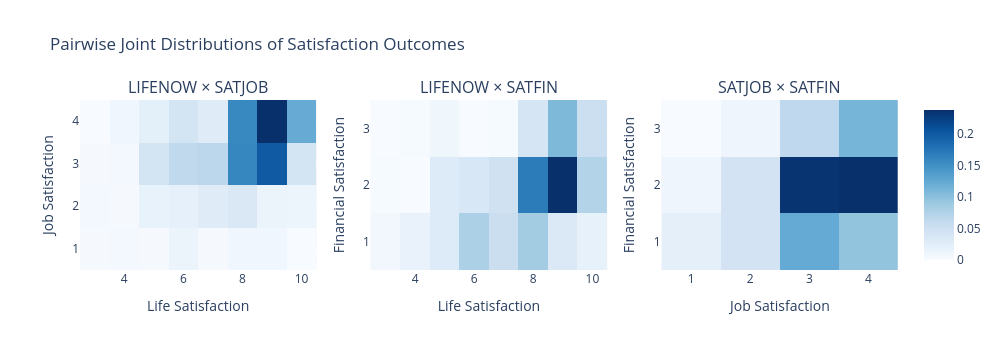

Source (notebook cell):
### Code cell
# Visualize pairwise joint distributions
fig = make_subplots(rows=1, cols=3, subplot_titles=[
    'LIFENOW × SATJOB', 'LIFENOW × SATFIN', 'SATJOB × SATFIN'
])

# LIFENOW × SATJOB
crosstab1 = pd.crosstab(df_analysis['satjob'], df_analysis['lifenow'], normalize='all')
fig.add_trace(go.Heatmap(
    z=crosstab1.values,
    x=crosstab1.columns.astype(int),
    y=crosstab1.index.astype(int),
    colorscale='Blues',
    showscale=False
), row=1, col=1)

# LIFENOW × SATFIN
crosstab2 = pd.crosstab(df_analysis['satfin'], df_analysis['lifenow'], normalize='all')
fig.add_trace(go.Heatmap(
    z=crosstab2.values,
    x=crosstab2.columns.astype(int),
    y=crosstab2.index.astype(int),
    colorscale='Blues',
    showscale=False
), row=1, col=2)

# SATJOB × SATFIN
crosstab3 = pd.crosstab(df_analysis['satfin'], df_analysis['satjob'], normalize='all')
fig.add_trace(go.Heatmap(
    z=crosstab3.values,
    x=crosstab3.columns.astype(int),
    y=crosstab3.index.astype(int),
    colorscale='Blues',
    showscale=True
), row=1, col=3)

fig.update_xaxes(title_text='Life Satisfaction', row=1, col=1)
fig.update_yaxes(title_text='Job Satisfaction', row=1, col=1)
fig.update_xaxes(title_text='Life Satisfaction', row=1, col=2)
fig.update_yaxes(title_text='Financial Satisfaction', row=1, col=2)
fig.update_xaxes(title_text='Job Satisfaction', row=1, col=3)
fig.update_yaxes(title_text='Financial Satisfaction', row=1, col=3)

fig.update_layout(
    title='Pairwise Joint Distributions of Satisfaction Outcomes',
    height=350, width=1000
)
fig.show()

### Figure 1 — Plotly figure (JSON) as saved in the notebook; plotly's stock layout.template omitted (floating-point values rounded to 4 significant figures)
{"data": [{"colorscale": [[0, "rgb(247,251,255)"], [0.125, "rgb(222,235,247)"], [0.25, "rgb(198,219,239)"], [0.375, "rgb(158,202,225)"], [0.5, "rgb(107,174,214)"], [0.625, "rgb(66,146,198)"], [0.75, "rgb(33,113,181)"], [0.875, "rgb(8,81,156)"], [1, "rgb(8,48,107)"]], "showscale": false, "type": "heatmap", "x": [3, 4, 5, 6, 7, 8, 9, 10], "xaxis": "x", "y": [1, 2, 3, 4], "yaxis": "y", "z": [[0.002088, 0.004175, 0.002088, 0.01044, 0.002088, 0.006263, 0.006263, 0.0], [0.004175, 0.002088, 0.01253, 0.01461, 0.02088, 0.02505, 0.01044, 0.008351], [0.002088, 0.004175, 0.03132, 0.04593, 0.04802, 0.1148, 0.1441, 0.03132], [0.0, 0.006263, 0.0167, 0.03132, 0.02088, 0.1127, 0.1712, 0.08768]]}, {"colorscale": [[0, "rgb(247,251,255)"], [0.125, "rgb(222,235,247)"], [0.25, "rgb(198,219,239)"], [0.375, "rgb(158,202,225)"], [0.5, "rgb(107,174,214)"], [0.625, "rgb(66,146,198)"], [0.75, "rgb(33,113,181)"], [0.875, "rgb(8,81,156)"], [1, "rgb(8,48,107)"]], "showscale": false, "type": "heatmap", "x": [3, 4, 5, 6, 7, 8, 9, 10], "xaxis": "x2", "y": [1, 2, 3], "yaxis": "y2", "z": [[0.006263, 0.01461, 0.02714, 0.06889, 0.04802, 0.07516, 0.02923, 0.0167], [0.002088, 0.0, 0.02714, 0.0334, 0.04175, 0.1482, 0.2088, 0.06472], [0.0, 0.002088, 0.008351, 0.0, 0.002088, 0.03549, 0.09395, 0.04593]]}, {"colorscale": [[0, "rgb(247,251,255)"], [0.125, "rgb(222,235,247)"], [0.25, "rgb(198,219,239)"], [0.375, "rgb(158,202,225)"], [0.5, "rgb(107,174,214)"], [0.625, "rgb(66,146,198)"], [0.75, "rgb(33,113,181)"], [0.875, "rgb(8,81,156)"], [1, "rgb(8,48,107)"]], "showscale": true, "type": "heatmap", "x": [1, 2, 3, 4], "xaxis": "x3", "y": [1, 2, 3], "yaxis": "y3", "z": [[0.02296, 0.04384, 0.1232, 0.09603], [0.01044, 0.04384, 0.2338, 0.238], [0.0, 0.01044, 0.06472, 0.1127]]}], "layout": {"annotations": [{"font": {"size": 16}, "showarrow": false, "text": "LIFENOW × SATJOB", "x": 0.1444, "xanchor": "center", "xref": "paper", "y": 1, "yanchor": "bottom", "yref": "paper"}, {"font": {"size": 16}, "showarrow": false, "text": "LIFENOW × SATFIN", "x": 0.5, "xanchor": "center", "xref": "paper", "y": 1, "yanchor": "bottom", "yref": "paper"}, {"font": {"size": 16}, "showarrow": false, "text": "SATJOB × SATFIN", "x": 0.8556, "xanchor": "center", "xref": "paper", "y": 1, "yanchor": "bottom", "yref": "paper"}], "height": 350, "title": {"text": "Pairwise Joint Distributions of Satisfaction Outcomes"}, "width": 1000, "xaxis": {"anchor": "y", "domain": [0, 0.2889], "title": {"text": "Life Satisfaction"}}, "xaxis2": {"anchor": "y2", "domain": [0.3556, 0.6444], "title": {"text": "Life Satisfaction"}}, "xaxis3": {"anchor": "y3", "domain": [0.7111, 1], "title": {"text": "Job Satisfaction"}}, "yaxis": {"anchor": "x", "domain": [0, 1], "title": {"text": "Job Satisfaction"}}, "yaxis2": {"anchor": "x2", "domain": [0, 1], "title": {"text": "Financial Satisfaction"}}, "yaxis3": {"anchor": "x3", "domain": [0, 1], "title": {"text": "Financial Satisfaction"}}}}
